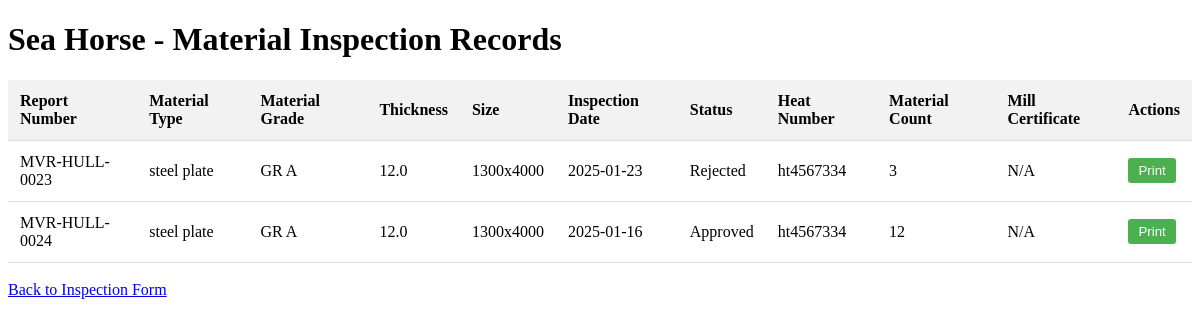
Before: /records with the older database file.
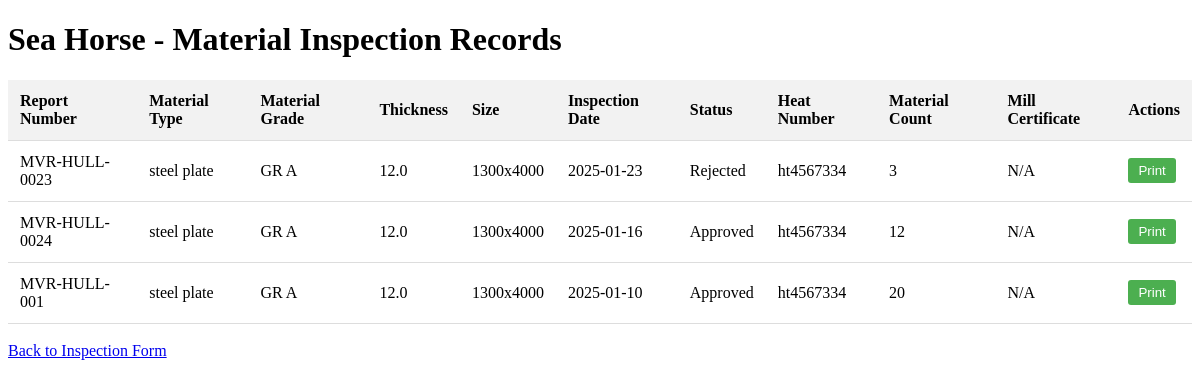
After: the same page with the newer database file.
### app.py (models this page shows)
class MaterialInspection(db.Model):
    id = db.Column(db.Integer, primary_key=True)
    report_number = db.Column(db.String(50), nullable=False)
    material_type = db.Column(db.String(100), nullable=False)
    material_grade = db.Column(db.String(50), nullable=False)
    thickness = db.Column(db.Float, nullable=False)
    size = db.Column(db.String(50), nullable=False)
    inspection_date = db.Column(db.Date, nullable=False)
    inspection_status = db.Column(db.String(20), nullable=False)
    heat_number = db.Column(db.String(50), nullable=False)
    material_count = db.Column(db.Integer, nullable=False)
    mill_cert_attachment = db.Column(db.String(200))

### app.py (the view)
@app.route('/records')
def view_records():
    try:
        records = MaterialInspection.query.order_by(MaterialInspection.inspection_date.desc()).all()
        logger.debug(f"Found {len(records)} records")
        return render_template('records.html', records=records)
    except Exception as e:
        logger.error(f"Error loading records: {str(e)}")
        return f"Error loading records: {str(e)}", 500

### templates/records.html (shortened to what this page needs)
<!DOCTYPE html>
<html>
<head>
</head>
<body>
    <h1>Sea Horse - Material Inspection Records</h1>
    <table>
        <thead>
            <tr>
                <th>Report Number</th>
                <th>Material Type</th>
                <th>Material Grade</th>
                <th>Thickness</th>
                <th>Size</th>
                <th>Inspection Date</th>
                <th>Status</th>
                <th>Heat Number</th>
                <th>Material Count</th>
                <th>Mill Certificate</th>
                <th>Actions</th>
            </tr>
        </thead>
        <tbody>
            {% for record in records %}
            <tr>
                <td>{{ record.report_number }}</td>
                <td>{{ record.material_type }}</td>
                <td>{{ record.material_grade }}</td>
                <td>{{ record.thickness }}</td>
                <td>{{ record.size }}</td>
                <td>{{ record.inspection_date.strftime('%Y-%m-%d') }}</td>
                <td>{{ record.inspection_status }}</td>
                <td>{{ record.heat_number }}</td>
                <td>{{ record.material_count }}</td>
                <td>
                    {% if record.mill_cert_attachment %}
                        <a href="/uploads/{{ record.mill_cert_attachment }}" target="_blank">View</a>
                    {% else %}
                        N/A
                    {% endif %}
                </td>
                <td>
                    <a href="/print/{{ record.report_number }}" target="_blank" style="text-decoration: none;">
                        <button style="padding: 5px 10px; background-color: #4CAF50; color: white; border: none; border-radius: 3px; cursor: pointer;">
                            Print
                        </button>
                    </a>
                </td>
            </tr>
            {% endfor %}
        </tbody>
    </table>
    <br>
    <a href="/">Back to Inspection Form</a>
</body>
</html>

### templates/records.html (style rules this page uses)
table { width: 100%; border-collapse: collapse; margin-top: 20px; }
th, td { padding: 12px; text-align: left; border-bottom: 1px solid #ddd; }
th { background-color: #f2f2f2; }

Changed rows visible on the page:
added MaterialInspection: report_number "MVR-HULL-001", material_type "steel plate", material_grade "GR A", thickness "12.0", size "1300x4000", inspection_date "2025-01-10", inspection_status "Approved", heat_number "ht4567334", material_count "20", shows "N/A"
